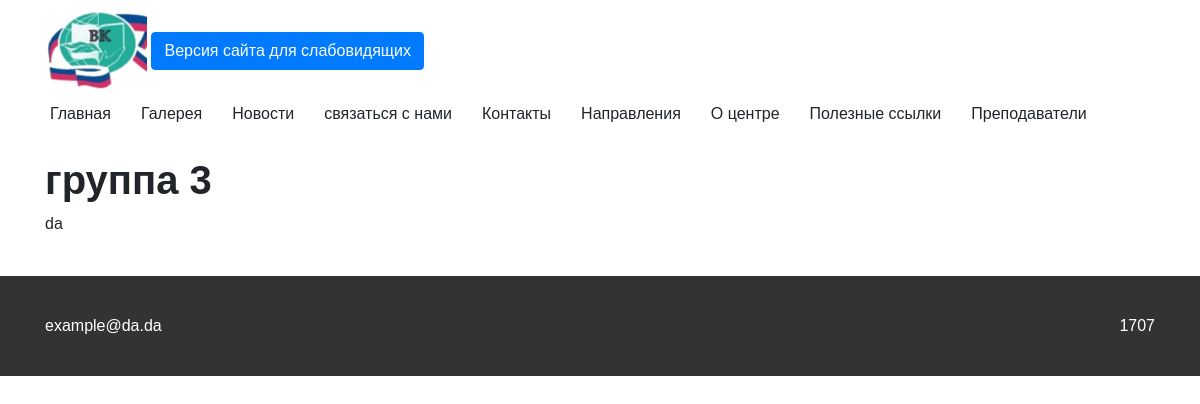
Page /schedule/4/ on the earlier database version.
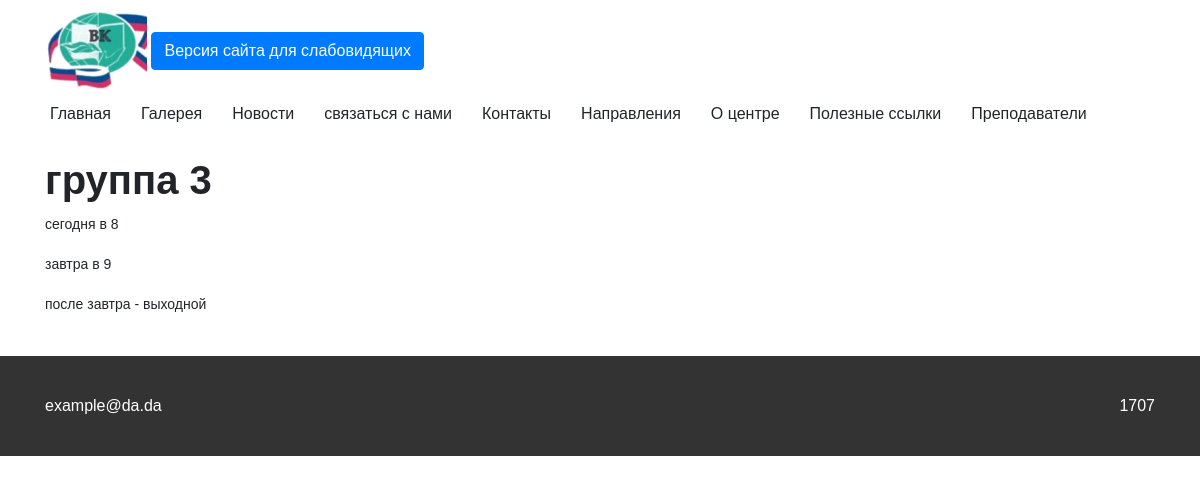
Same page on the later database version.
### main/models.py (models this page shows, shortened)
class KidsGroup(models.Model):
    name = models.CharField('название группы', max_length=30)
    image = models.ImageField('картинка группы', upload_to='media/KidsGroup')
    schedule = models.TextField('расписание')
    da = models.AutoField
    class Meta:
        verbose_name = "группа детей"
        verbose_name_plural = "группы детей"

### main/views.py (the view)
# urls.py: path('schedule/<int:pk>/', views.ScheduleView.as_view()),
class ScheduleView(View):
    def get(self, request, pk):
        group = KidsGroup.objects.get(id=pk)
        return render(request, 'schedule.html', {'group': group})

### main/context_processor.py (called while the page is built)
def extras(request):
    general = GeneralInfo.objects.get(id=1)
    info_pages = InfoPages.objects.values('name')
    return {'general': general, 'info_pages': info_pages}

### templates/schedule.html
{% extends 'base.html' %}
{% block content %}
    <div class="container">
    <h1>{{ group.name }}</h1>
    <div>{{ group.schedule| safe }}</div>
    </div>
{% endblock content %}

Differences in the rows shown:
changed KidsGroup "группа 3": schedule "da" → "сегодня в 8 завтра в 9 после завтра - выходной"
